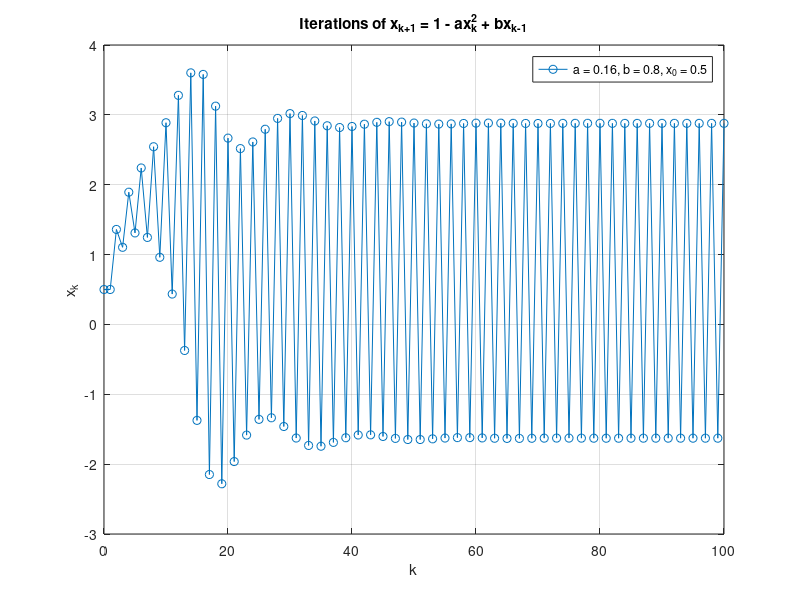

The MATLAB script that drew this image:
% Parameters
a = 0.16;  
b = 0.8; 

% Initial values
xstart = 0.5;
x0 = xstart; 
x1 = xstart;

% Number of iterations
num_iterations = 100; 

% Initialize arrays to store points
x_values = zeros(1, num_iterations + 1);
x_values(1) = x0;
x_values(2) = x1;

% Iterate to calculate x k+1
for k = 2:num_iterations
    x_values(k+1) = 1 - a*x_values(k)^2 + b*x_values(k-1);
end

% Plot the points
figure;
plot(0:num_iterations, x_values, 'o-');
xlabel('k');
ylabel('x_k');
title('Iterations of x_{k+1} = 1 - ax_k^2 + bx_{k-1}');

legend(['a = ', num2str(a), ', b = ', num2str(b), ', x_0 = ', num2str(x0)]);
grid on;
